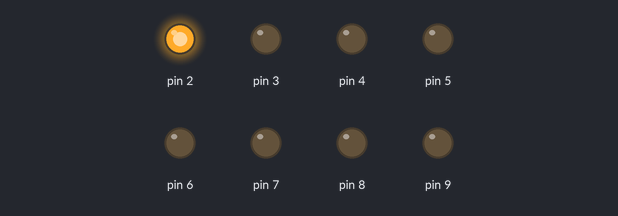
Bench run of a sketch on a simulated Arduino Uno, built with avr-gcc and run on an emulated ATmega328P. Shown: output pins drawn as LEDs (lit = HIGH).

Above: at 0.05 s.
At 0.45 s:
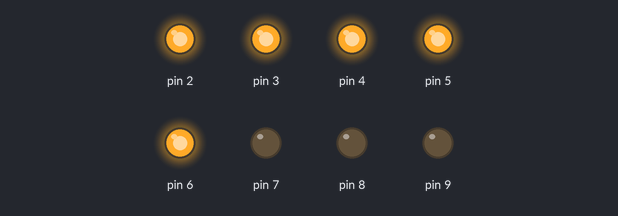
At 0.85 s:
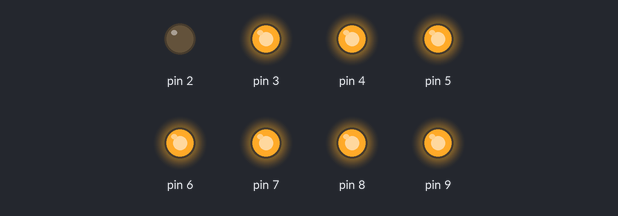
At 1.75 s:
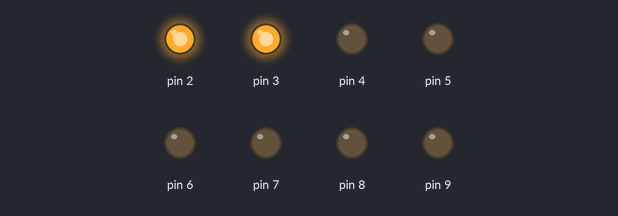
At 2.65 s:
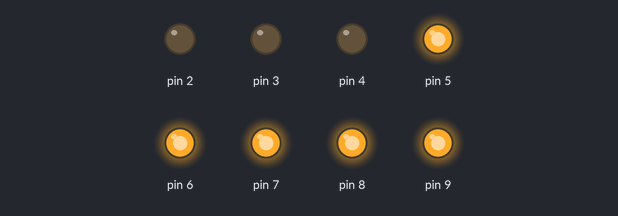
At 3.55 s:
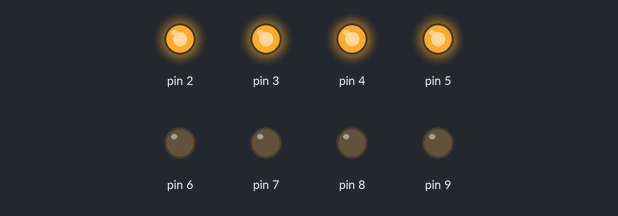
Timing chart, 0 to 3.9 s (numbered marks = the images above):
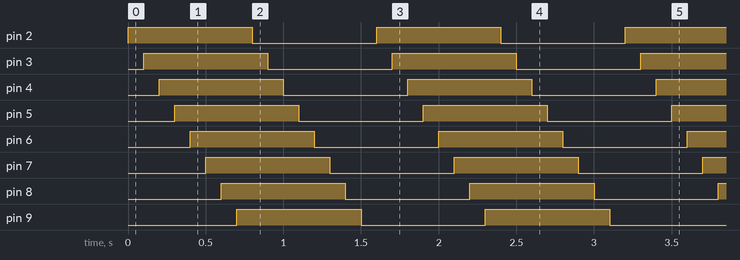

The sketch:

RelayTest.ino
```cpp
void setup() {
  // put your setup code here, to run once:
for(int x = 2; x < 10; x++) {
  pinMode(x,OUTPUT);
}
}

void loop() {
  // put your main code here, to run repeatedly:
for(int x = 2; x < 10; x++) {
  digitalWrite(x,HIGH);
  delay(100);
}
for(int x = 2; x < 10; x++) {
  digitalWrite(x,LOW);
  delay(100);
}
}
```

Measured:
- by itself, pin 2–9: alternates HIGH for 0.80 s and LOW for 0.80 s
- by itself, everything shown: repeats every 1.6 s, in 16 steps
